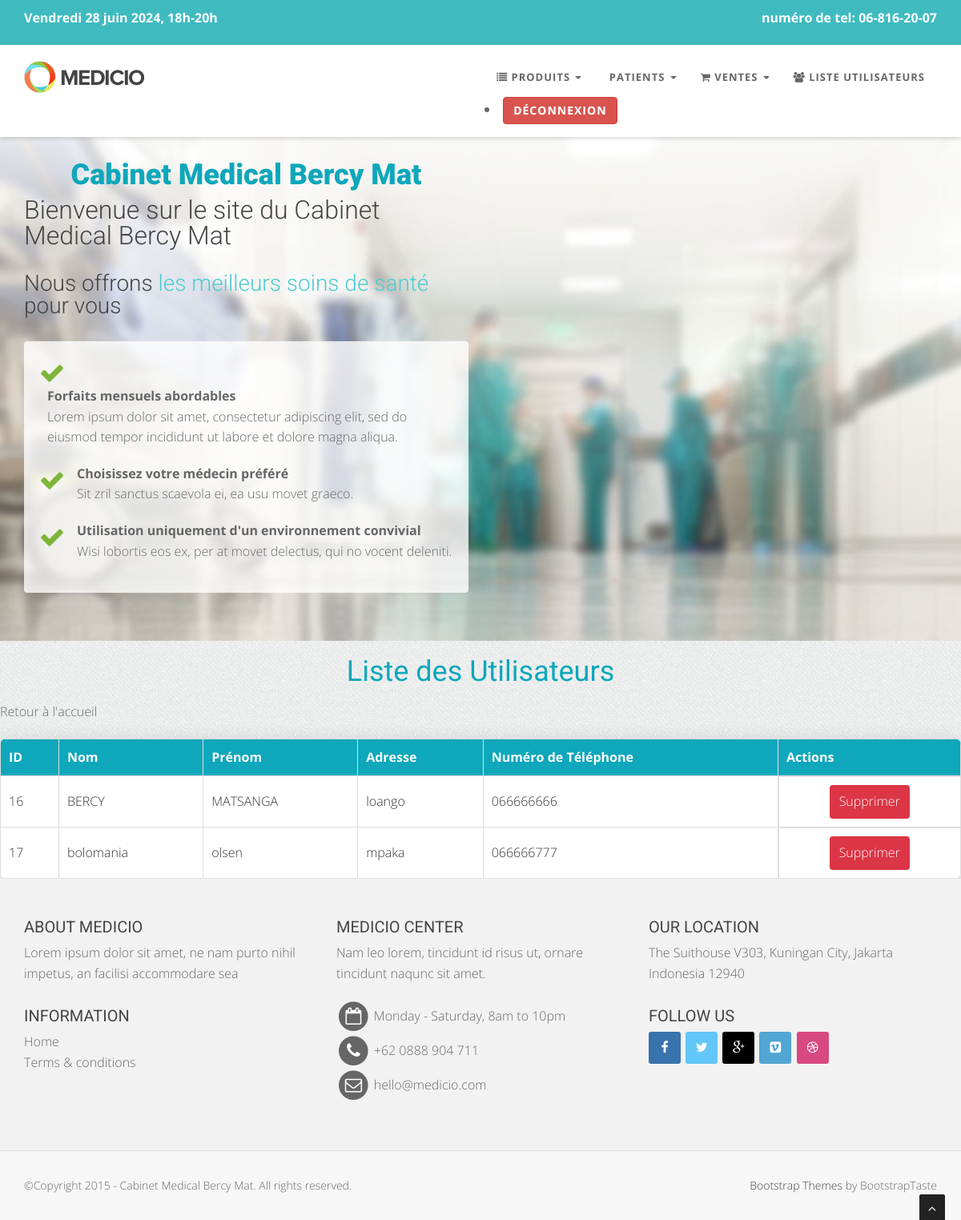
Page /liste_utilisateurs/ on the committed database.
### clinik/models.py (models this page shows, shortened)
class Utilisateur(models.Model):
    id = models.AutoField(primary_key=True)
    nom = models.CharField(max_length=255)
    prenom = models.CharField(max_length=255)
    adresse = models.CharField(max_length=255)
    num_tel = models.CharField(max_length=15)
    password = models.CharField(max_length=255)

### clinik/views.py (the view)
# urls.py: path('liste_utilisateurs/', views.liste_utilisateurs, name='liste_utilisateurs'),
def liste_utilisateurs(request):
    utilisateurs = Utilisateur.objects.all()
    return render(request, 'liste_utilisateurs.html', {'utilisateurs': utilisateurs})

### clinik/templates/liste_utilisateurs.html (shortened to what this page needs)
{% extends "base.html" %}
{% block 'content' %}
</head>
<body>
    <h2>Liste des Utilisateurs</h2>
    <a href="{% url 'accueil' %}">Retour à l'accueil</a>
    <table>
        <thead>
            <tr>
                <th>ID</th>
                <th>Nom</th>
                <th>Prénom</th>
                <th>Adresse</th>
                <th>Numéro de Téléphone</th>
                <th scope="col">Actions</th>
            </tr>
        </thead>
        <tbody>
            {% for utilisateur in utilisateurs %}
            <tr>
                <td>{{ utilisateur.id }}</td>
                <td>{{ utilisateur.nom }}</td>
                <td>{{ utilisateur.prenom }}</td>
                <td>{{ utilisateur.adresse }}</td>
                <td>{{ utilisateur.num_tel }}</td>
                <td class="actions">
                    <form method="post" action="{% url 'supprimer_utilisateur' utilisateur.id %}">
                        <button type="submit" onclick="return confirm('Êtes-vous sûr de vouloir supprimer cet utilisateur ?')">Supprimer</button>
                    </form>
                </td>
            </tr>
            {% endfor %}
        </tbody>
    </table>
    {% endblock 'content' %}

### static/css/style.css (style rules this page uses)
body { width: 100%; height: 100%; font-family: 'Open Sans', sans-serif; font-weight: 300; color: #666; background-color: #ddd; font-size: 16px; line-height: 1.6em; }
html { width: 100%; height: 100%; }
label, input, button, select, textarea { font-family: 'Open Sans', sans-serif; font-size: inherit; line-height: inherit; }
h2 { font-size: 36px; }
h1, h2, h3, h4, h5, h6 { margin: 0 0 30px; font-family: 'Roboto', sans-serif; font-weight: 400; color: #444; line-height: 1em; }
a { color: #666; -webkit-transition: all .2s ease-in-out; -moz-transition: all .2s ease-in-out; transition: all .2s ease-in-out; }

### static/bodybg/bg1.css (style rules this page uses)
body { background: url(../img/bodybg/bg1.png) repeat left top; }

### clinik/templates/liste_utilisateurs.html (style rules this page uses)
h2 { text-align: center; color: #0ea7bb; margin-bottom: 20px; }
table { width: 100%; border-collapse: collapse; margin-top: 20px; background-color: #fff; box-shadow: 0 0 20px rgba(0, 0, 0, 0.1); border-radius: 8px; overflow: hidden; color: #333; }
th, td { border: 1px solid #ddd; padding: 10px; text-align: left; }
th { background-color: #0ea7bb; color: #fff; }
.actions { display: flex; justify-content: space-around; }
button { background-color: #dc3545; color: #fff; padding: 8px 12px; border: none; border-radius: 4px; cursor: pointer; transition: background-color 0.3s ease; }

### rows in the picture
Utilisateur: id "16", nom "BERCY", prenom "MATSANGA", adresse "loango", num_tel "066666666"
Utilisateur: id "17", nom "bolomania", prenom "olsen", adresse "mpaka", num_tel "066666777"
